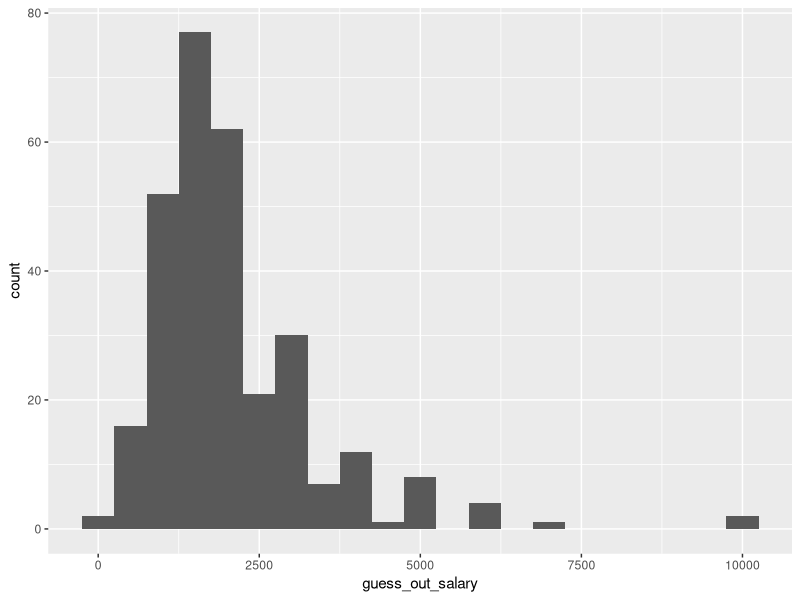

Write the R code that produced this figure. (Note: this script raises an error after producing the figure.)
library(tidyverse)
library(readxl)

setwd('C:/Users/myzha/Documents/GitHub/HIP')

hip <- read_excel('data/weekdayend_all.xlsx')

#### OA ####

OA <- c('guess_out_salary',
        'guess_out_hour',
        'guess_out_day',
        'guess_out_extra',
        'guess_out_night',
        'guess_out_transp',
        'guess_out_lunch',
        'guess_out_attend')

OA_ms <- c('minimal_salary_a',
           'minimal_salary_b',
           'minimal_salary_c',
           'minimal_salary_d',
           'minimal_salary_e',
           'minimal_salary_f',
           'minimal_salary_g',
           'minimal_salary_h',
           'minimal_salary_i',
           'minimal_salary_j',
           'minimal_salary_k',
           'minimal_salary_l',
           'minimal_salary_m',
           'minimal_salary_n',
           'minimal_salary_o')

hip_OA <- hip %>% 
  select(all_of(OA)) %>% 
  mutate(across(OA[1:5], as.integer)) %>%
  mutate(across(OA[6:8], as.factor)) %>%
  mutate(across(OA[6:8], ~recode(.,
                                 `0` = 'likely',
                                 `1` = 'somewhat likely',
                                 `2` = 'somewhat unlikely',
                                 `3` = 'very unlikely')))

hip_OA_ms <- hip %>%
  select(all_of(OA_ms))

for (i in 1:15) {
  hip_OA_ms <- hip_OA_ms %>% 
    mutate(!!sym(OA_ms[i]) := recode(!!sym(OA_ms[i]),
                                  `NA` = 0,
                                  `1` = (i + 5) * 100))
}


ggplot(data = hip_OA) +
  geom_histogram(aes(x = guess_out_salary), binwidth = 500) +
  ggsave('figures/outside_options/OA1.png')

ggplot(data = hip_OA) +
  geom_histogram(aes(x = guess_out_hour), binwidth = 1) +
  ggsave('figures/outside_options/OA2.png')

ggplot(data = hip_OA) +
  geom_histogram(aes(x = guess_out_day), binwidth = 1) +
  ggsave('figures/outside_options/OA3.png')

ggplot(data = hip_OA) +
  geom_histogram(aes(x = guess_out_extra), binwidth = 1) +
  ggsave('figures/outside_options/OA4.png')

ggplot(data = hip_OA) +
  geom_histogram(aes(x = guess_out_night), binwidth = 1) +
  ggsave('figures/outside_options/OA4b.png')

ggplot(data = hip_OA) +
  geom_bar(aes(x = guess_out_transp)) +
  ggsave('figures/outside_options/OA5.png')

ggplot(data = hip_OA) +
  geom_bar(aes(x = guess_out_lunch)) +
  ggsave('figures/outside_options/OA6.png')

ggplot(data = hip_OA) +
  geom_bar(aes(x = guess_out_attend)) +
  ggsave('figures/outside_options/OA7.png')


#### OB ####

OB <- c('guess_out_salary_1y',
        'guess_out_salary_1y_com',
        'guess_out_promote',
        'guess_out_salary_super',
        'guess_out_promote_com')

hip_OB <- hip %>%
  select(all_of(OB)) %>%
  mutate(across(OB[c(1, 3, 4)], as.integer)) %>%
  mutate(across(OB[c(2, 5)], as.factor)) %>%
  mutate(across(OB[c(2, 5)], ~recode(.,
                                     `0` = 'no',
                                     `1` = 'yes',
                                     `100` = 'not sure')))

ggplot(data = hip_OB) +
  geom_histogram(aes(x = guess_out_salary_1y), binwidth = 500) +
  ggsave('figures/outside_options/OB2.png')

ggplot(data = hip_OB) +
  geom_bar(aes(x = guess_out_salary_1y_com)) +
  ggsave('figures/outside_options/OB2c.png')

ggplot(data = hip_OB) +
  geom_histogram(aes(x = guess_out_promote), binwidth = 10) +
  ggsave('figures/outside_options/OB3.png')

ggplot(data = hip_OB) +
  geom_histogram(aes(x = guess_out_salary_super), binwidth = 500) +
  ggsave('figures/outside_options/OB4.png')

ggplot(data = hip_OB) +
  geom_bar(aes(x = guess_out_promote_com)) +
  ggsave('figures/outside_options/OB4c.png')


#### OC ####

OC <- c('jobaspect_first',
        'jobaspect_first_other',
        'jobaspect_second',
        'jobaspect_second_other',
        'jobaspect_third',
        'jobaspect_third_other')

hip_OC <- hip %>%
  select(all_of(OC)) %>%
  mutate(across(OC[c(1, 3, 5)], as.factor)) %>%
  mutate(across(OC[c(1, 3, 5)], ~recode(.,
                                        `10` = 'salary as an entry-level worker in the first month',
                                        `11` = 'salary as an entry-level worker after 6 months',
                                        `12` = 'chance of promotion to a higher level after 6 months',
                                        `13` = 'salary in the higher level',
                                        `2` = 'provide good work benefit',
                                        `3` = 'reasonable work hours',
                                        `4` = 'the task is interesting',
                                        `5` = 'skill development',
                                        `6` = 'good management'#, `100` = 'others'
                                        ))) %>%
  mutate(across(OC[c(1, 3, 5)], ~fct_relevel(.,
                                             'salary as an entry-level worker in the first month',
                                             'salary as an entry-level worker after 6 months',
                                             'chance of promotion to a higher level after 6 months',
                                             'salary in the higher level',
                                             'provide good work benefit',
                                             'reasonable work hours',
                                             'the task is interesting',
                                             'skill development',
                                             'good management'#, 'others'
                                             ))) %>%
  mutate(across(OC[c(2, 4, 6)], as.character))

ggplot(data = hip_OC) +
  geom_bar(aes(x = jobaspect_first)) +
  scale_x_discrete(guide = guide_axis(n.dodge = 3)) +
  ggsave('figures/outside_options/OC1i.png')

ggplot(data = hip_OC) +
  geom_bar(aes(x = jobaspect_second)) +
  scale_x_discrete(guide = guide_axis(n.dodge = 3)) +
  ggsave('figures/outside_options/OC1ii.png')

ggplot(data = hip_OC) +
  geom_bar(aes(x = jobaspect_third)) +
  scale_x_discrete(guide = guide_axis(n.dodge = 3)) +
  ggsave('figures/outside_options/OC1iii.png')
